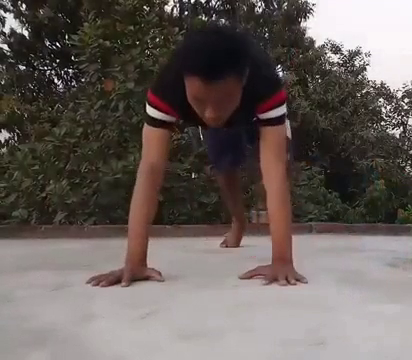
#> input picture frame 43 of vids/vid.mp4, 412 x 360 px
$ python trainer.py
#> lines starting #> are read from the running program, lines starting #| are printed output that depends on the picture
### stats_overlay.py
import numpy as np
import cv2

class StatsOverlay:
    def __init__(self, font=cv2.FONT_HERSHEY_SIMPLEX, font_scale=0.5, thickness=2, color=(0, 0, 255)):
        self.font = font
        self.font_scale = font_scale
        self.thickness = thickness
        self.color = color
        self.stats = []

    def add_stats(self, stats_dict):
        """
        Add or update stats in the table.
        :param stats_dict: Dictionary of label-value pairs
        """
        self.stats = list(stats_dict.items())

    def draw(self, frame):
        """
        Draw the stats table on the frame with a fixed starting position,
        ensuring the table occupies 33% of the frame width.
        :param frame: Image frame on which to draw the table
        :return: Frame with the stats table drawn
        """
        if not self.stats:
            return frame

        frame_height, frame_width = frame.shape[:2]
        table_width = int(frame_width * 0.33)  # 33% of the frame width

        # Fixed starting position from the right side of the frame
        start_x = frame_width - table_width

        x_offset, y_offset = 10, 20  # Offsets within the table region

        # Draw each stat
        for i, (label, value) in enumerate(self.stats):
            text = f"{label}: {value}"
            _, text_height = cv2.getTextSize(text, self.font, self.font_scale, self.thickness)[0]
            cv2.putText(frame, text, (start_x + x_offset, y_offset + i * (text_height + 10)), self.font, self.font_scale, self.color, self.thickness)

        return frame

### pushup_tracker.py
import numpy as np

class PushupCounter:
    def __init__(self, threshold):
        self.threshold = threshold
        self.is_up = True
        self.pushup_count = 0
        self.avg_y_position_previous = None
        self.start_top_pos = None
        self.start_bottom_pos = None
        self.pushup_state = "UP"
        self.time_track = []
        self.travel_track = []
        self.pushup_start_time = None
        self.last_pushup_time = None
        self.top_shoulder_position = []

    def update(self, left_shoulder, right_shoulder, dt):
        """
        Update the counter based on new shoulder positions.

        Args:
        left_shoulder (tuple): (x, y) position of the left shoulder.
        right_shoulder (tuple): (x, y) position of the right shoulder.
        """
        # Calculate the average y-position using the y-coordinates
        avg_y_position = (left_shoulder[0] + right_shoulder[0]) / 2

        # Initialize start positions if not set
        if self.start_top_pos is None:
            self.start_top_pos = avg_y_position
            self.start_bottom_pos = avg_y_position
            self.pushup_start_time = 0
            self.last_pushup_time = 0
            self.top_shoulder_position.append(self.start_top_pos)

        # Update the top and bottom positions
        self.start_top_pos = min(self.start_top_pos, avg_y_position)
        self.start_bottom_pos = max(self.start_bottom_pos, avg_y_position)
        self.pushup_start_time += dt

        # Handle transition from up to down
        if self.is_up and avg_y_position > self.start_top_pos + self.threshold:
            self.is_up = False
            self.pushup_state = "DOWN"
            self.start_bottom_pos = avg_y_position  # Update the bottom position as we move down
            self.top_shoulder_position.append(self.start_top_pos)

        # Handle transition from down to up
        elif not self.is_up and avg_y_position < self.start_bottom_pos - self.threshold:
            self.is_up = True
            self.pushup_count += 1
            self.pushup_state = "UP"

            cycle_time = self.pushup_start_time - self.last_pushup_time
            self.time_track.append(cycle_time)

            travel = self.start_bottom_pos - self.start_top_pos
            self.travel_track.append(travel)

            self.last_pushup_time = self.pushup_start_time
            self.start_top_pos = avg_y_position  # Update the top position as we move up

        self.avg_y_position_previous = avg_y_position

    def get_count(self):
        """
        Returns the current pushup count.

        Returns:
        int: The total number of pushups counted.
        """
        return self.pushup_count

    def get_cycle_time(self):
        """
        Return latest cycle time

        Returns:
        float: Time for last pushup in seconds
        None: If pushup count is 0
        """

        if len(self.time_track):
            return np.round(self.time_track[-1], 2)
        else:
            return None

    def get_travel(self):
        """
        Return latest cycle time

        Returns:
        float: Time for last pushup in seconds
        None: If pushup count is 0
        """

        if len(self.travel_track):
            return np.round(self.travel_track[-1], 2)
        else:
            return None

    def get_top_postion(self):
        return np.round(np.mean(self.top_shoulder_position), 4), np.std(self.top_shoulder_position)

### kp_tracker.py
import numpy as np

_FIXED_TRESHOLD = 20

class KPTracker:
    def __init__(self, fps, alpha=0.7):
        self.alpha = alpha
        self.x_filtered = 0
        self.y_filtered = 0
        self.velocity_x = 0
        self.velocity_y = 0
        self.previous_time = None
        self.dt = 1/fps
        self.position_track = [[0, 0]]
        self.is_moving = True
        self.moving_counter = _FIXED_TRESHOLD

    def update(self, x, y, score):
        # Initialize filtered positions if they haven't been already
        if self.x_filtered is None or self.y_filtered is None:
            self.x_filtered, self.y_filtered = x, y

        # Apply alpha filter for smoothing
        self.x_filtered = self.alpha * x + (1 - self.alpha) * self.x_filtered
        self.y_filtered = self.alpha * y + (1 - self.alpha) * self.y_filtered

        # Calculate velocity if time is provided
        self.velocity_x = (x - self.x_filtered) / self.dt
        self.velocity_y = (y - self.y_filtered) / self.dt

        self.position_track.append([self.x_filtered ,self.y_filtered])
        if len(self.position_track) > 20:
            self.position_track.pop(0)

        pose_variance = self.get_pose_variance()
        if pose_variance > 0.1:
            self.moving_counter +=1
            if self.moving_counter > _FIXED_TRESHOLD:
                self.moving_counter = _FIXED_TRESHOLD
                self.is_moving = True
        else:
            self.moving_counter -=1
            if self.moving_counter < 0:
                self.moving_counter = 0
                self.is_moving = False


    def get_position(self):
        return np.round(self.x_filtered, 2), np.round(self.y_filtered,2)

    def get_velocity(self):
        return np.round(self.velocity_x,2), np.round(self.velocity_y, 2)

    def get_pose_variance(self):
        return np.round(np.max(np.var(self.position_track, axis=0)),2)


### exercise_tracker.py
import numpy as np
from pushup_tracker import PushupCounter
from kp_tracker import KPTracker

KEYPOINT_DICT = {
    'nose': 0,
    'left_eye': 1,
    'right_eye': 2,
    'left_ear': 3,
    'right_ear': 4,
    'left_shoulder': 5,
    'right_shoulder': 6,
    'left_elbow': 7,
    'right_elbow': 8,
    'left_wrist': 9,
    'right_wrist': 10,
    'left_hip': 11,
    'right_hip': 12,
    'left_knee': 13,
    'right_knee': 14,
    'left_ankle': 15,
    'right_ankle': 16
}

class ExerciseTracker:
    def __init__(self,exercise_type) -> None:
        self.exercise_type = exercise_type
        self.init_flag = False
        self.frame_rate = 10
        self.is_ended = False
        self._is_in_position_counter = 0

        if exercise_type == "pushup":
            self.left_shoulder = KPTracker(self.frame_rate)
            self.right_shoulder = KPTracker(self.frame_rate)
            self.left_wrist = KPTracker(self.frame_rate)
            self.right_wrist = KPTracker(self.frame_rate)
            self.left_ankle = KPTracker(self.frame_rate)
            self.right_ankle = KPTracker(self.frame_rate)
            self.pushup_counter = PushupCounter(0.1)


    def update(self, keypoints):
        if self.exercise_type == "pushup":
            left_shoulder_points = keypoints[KEYPOINT_DICT['left_shoulder']]
            right_shoulder_points = keypoints[KEYPOINT_DICT['right_shoulder']]
            left_wrist_points = keypoints[KEYPOINT_DICT['left_wrist']]
            right_wrist_points = keypoints[KEYPOINT_DICT['right_wrist']]
            left_ankle_points = keypoints[KEYPOINT_DICT['left_ankle']]
            right_ankle_points = keypoints[KEYPOINT_DICT['right_ankle']]

            self.left_shoulder.update(*left_shoulder_points)
            self.right_shoulder.update(*right_shoulder_points)
            self.left_wrist.update(*left_wrist_points)
            self.right_wrist.update(*right_wrist_points)
            self.left_ankle.update(*left_ankle_points)
            self.right_ankle.update(*right_ankle_points)

            if not self.init_flag:
                is_wrist_moving = self.left_wrist.is_moving
                if not is_wrist_moving:
                    self.init_flag = True
            else:
                if not self.is_ended:
                    ls_point = self.left_shoulder.get_position()
                    rs_point = self.right_shoulder.get_position()
                    self.pushup_counter.update(ls_point, rs_point, 1/self.frame_rate)
                    if self.left_wrist.is_moving:
                        self.is_ended = True

                    top_mean, top_var = self.pushup_counter.get_top_postion()
                    count = self.pushup_counter.get_count()
                    z_value = (top_mean - ls_point[0])/np.sqrt(top_var)
                    if count > 2:
                        if z_value > 1.0:
                            self.is_ended = True

    # [8 lines left out: function is_in_pushup_position, not called in this run]


### trainer.py
import cv2
import numpy as np
import time

from stats_overlay import StatsOverlay
from pushup_tracker import PushupCounter
from kp_tracker import KPTracker

from exercise_tracker import ExerciseTracker

KEYPOINT_DICT = {
    'nose': 0,
    'left_eye': 1,
    'right_eye': 2,
    'left_ear': 3,
    'right_ear': 4,
    'left_shoulder': 5,
    'right_shoulder': 6,
    'left_elbow': 7,
    'right_elbow': 8,
    'left_wrist': 9,
    'right_wrist': 10,
    'left_hip': 11,
    'right_hip': 12,
    'left_knee': 13,
    'right_knee': 14,
    'left_ankle': 15,
    'right_ankle': 16
}

def plot_points(frame, current_keypoints):
    for y, x, score in current_keypoints:
        if score > 0.2:
            x, y = int(x * frame.shape[1]), int(y * frame.shape[0])
            cv2.circle(frame, (x, y), 5, (0, 255, 0), -1)


# Load the video file.
cap = cv2.VideoCapture('vids/vid.mp4')
keypoints = np.load('keypoints.npy')
#> (reads keypoints.npy from the repository)
fourcc = cv2.VideoWriter_fourcc(*'mp4v')
out = cv2.VideoWriter('output.mp4', fourcc, 20.0, (640, 480))

num_frames = int(cap.get(cv2.CAP_PROP_FRAME_COUNT))
image_width = int(cap.get(cv2.CAP_PROP_FRAME_WIDTH))
image_height = int(cap.get(cv2.CAP_PROP_FRAME_HEIGHT))
frame_rate = cap.get(cv2.CAP_PROP_FPS)

left_shoulder = KPTracker(frame_rate)
right_shoulder = KPTracker(frame_rate)
left_wrist = KPTracker(frame_rate)
pushup_tracker = ExerciseTracker("pushup")
overlay = StatsOverlay()
pushup_counter = PushupCounter(0.1)


print(keypoints.shape)
print("Total frames: ", num_frames)
print("Frame rate: ", frame_rate)

for frame_idx in range(num_frames):
    time.sleep(1/frame_rate)

    ret, frame = cap.read()
    if not ret:
        break  # Break out of the loop if there are no frames left to read.
    if frame_idx % 3 != 0:
        continue
    frame_resized = cv2.resize(frame, (640, 480))
    current_keypoints = keypoints[frame_idx, 0, 0, :, :]

    left_shoulder_points = current_keypoints[KEYPOINT_DICT['left_shoulder']]
    right_shoulder_points = current_keypoints[KEYPOINT_DICT['right_shoulder']]
    left_wrist_points = current_keypoints[KEYPOINT_DICT['left_wrist']]
    left_shoulder.update(*left_shoulder_points)
    right_shoulder.update(*right_shoulder_points)
    left_wrist.update(*left_wrist_points)


    pushup_counter.update(left_shoulder.get_position(),right_shoulder.get_position() , 1/frame_rate)

    pushup_tracker.update(current_keypoints)

    stats = {"LS ": str([np.round(x, 2) for x in left_shoulder_points]), "RS ": str([np.round(x, 2) for x in right_shoulder_points])}
    stats["Pushup Init"] = str(pushup_tracker.init_flag)
    stats["Pushup Count"] = str(pushup_tracker.pushup_counter.get_count())
    stats["Exercise end"] = str(pushup_tracker.is_ended)
    stats["Status"] = pushup_counter.pushup_state
    stats["Cycle Time (s)"] = str(pushup_counter.get_cycle_time())
    stats["Travel (%)"] = str(pushup_counter.get_travel())
    stats["LS_score"] = str(np.round(left_shoulder_points[2], 2))
    stats["RS_score"] = str(np.round(right_shoulder_points[2],2))
    stats["LR_score"] = str(left_wrist_points[2])

    #print("********************************************")
    #print(left_wrist.is_moving, left_wrist.moving_counter)

    overlay.add_stats(stats_dict=stats)
    stats_frame = overlay.draw(frame=frame_resized)


    plot_points(frame_resized, current_keypoints)
    out.write(frame_resized)
    cv2.imshow('Frame', frame_resized)
    if cv2.waitKey(25) & 0xFF == ord('q'):
        break
#> this loop made 1 pass; (key q is pressed on pass 1)
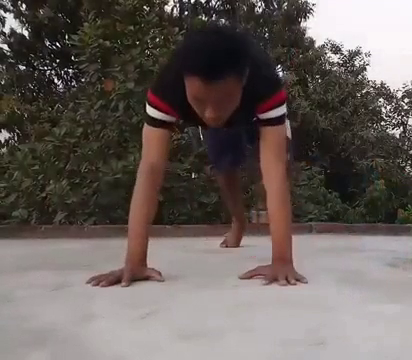
#> input picture frame 43 of vids/vid.mp4, 412 x 360 px
#> pass 1, `frame_resized = cv2.resize(frame, (640, 480))`:
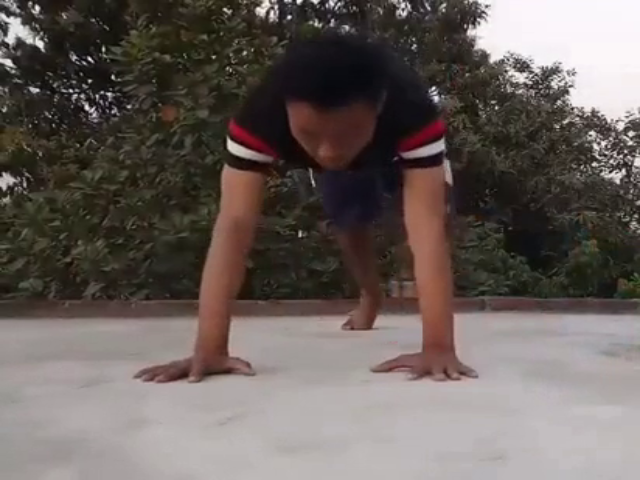
#> frame_resized: shape (480, 640, 3); mean B, G, R 91.6, 95.7, 104.6
#> pass 1, `stats_frame = overlay.draw(frame=frame_resized)`:
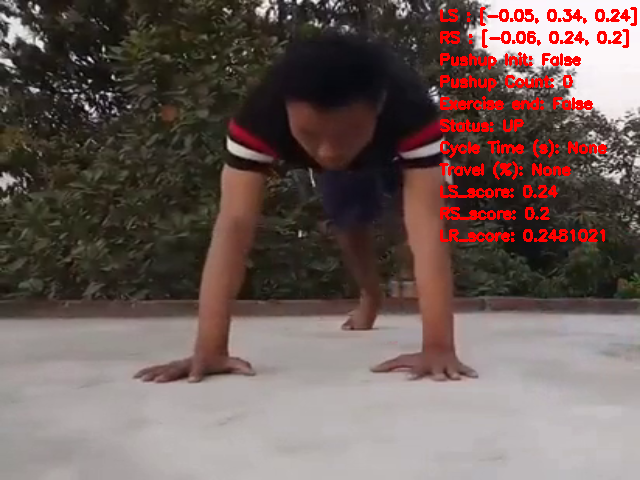
#> stats_frame: shape (480, 640, 3); mean B, G, R 88.4, 92.5, 109.4
#> pass 1, `cv2.imshow('Frame', frame_resized)`:
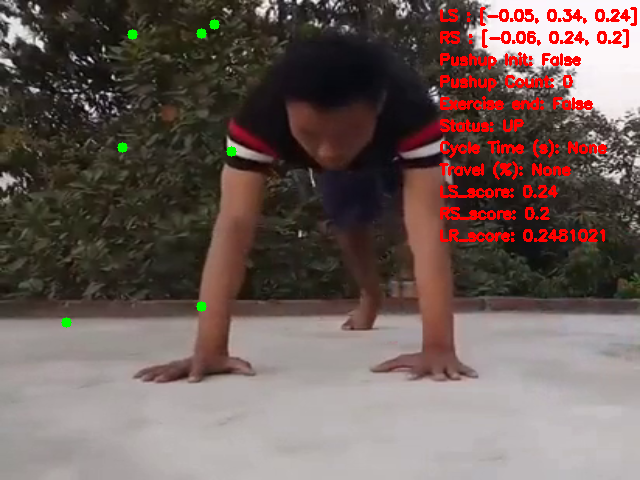
#> window 'Frame': shape (480, 640, 3); mean B, G, R 88.3, 92.8, 109.3
#> frame is the input picture: shape (360, 412, 3); mean B, G, R 91.6, 95.8, 104.7

# Release everything if job is finished
cap.release()
out.release()
cv2.destroyAllWindows()
